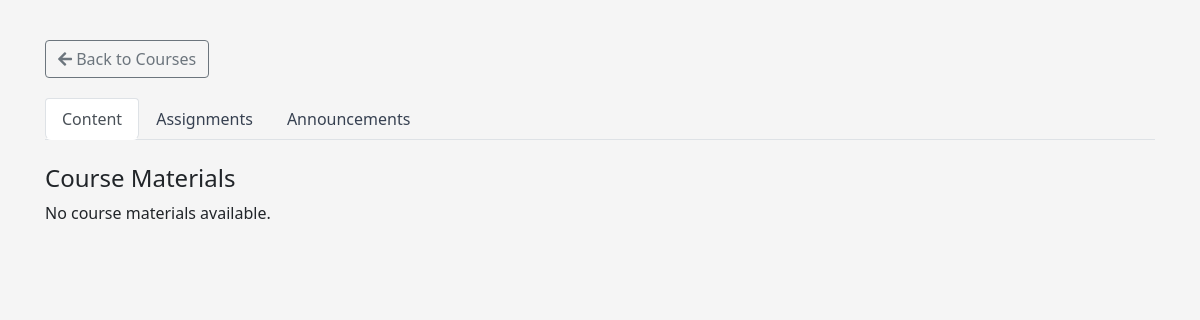
/1, run on an earlier commit of the app's database.
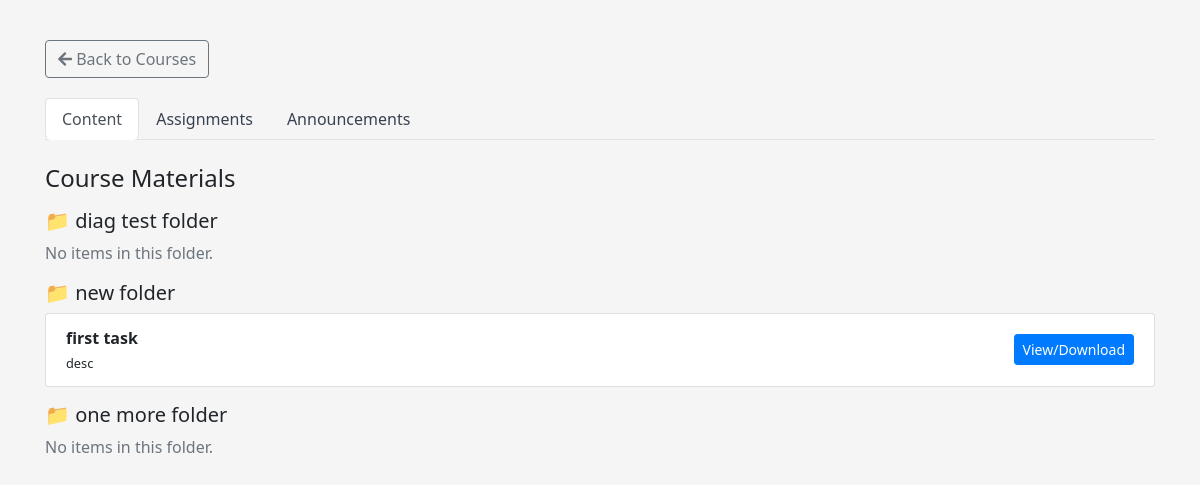
And on a later commit of the database.
### yonca/models/__init__.py (models this page shows, shortened)
class CourseContentFolder(db.Model):
    id = db.Column(db.Integer, primary_key=True)
    course_id = db.Column(db.Integer, db.ForeignKey('course.id'), nullable=False)
    title = db.Column(db.String(200), nullable=False)
    description = db.Column(db.Text)
    order = db.Column(db.Integer, default=0)
    created_at = db.Column(db.DateTime, server_default=db.func.now())
    course = db.relationship('Course', backref=db.backref('content_folders', lazy='dynamic'))

class CourseContent(db.Model):
    id = db.Column(db.Integer, primary_key=True)
    course_id = db.Column(db.Integer, db.ForeignKey('course.id'), nullable=False)
    title = db.Column(db.String(200), nullable=False)
    description = db.Column(db.Text)
    content_type = db.Column(db.String(50), default='text')  # text, video, file, link
    content_data = db.Column(db.Text)  # URL, file path, or text content
    order = db.Column(db.Integer, default=0)
    is_published = db.Column(db.Boolean, default=True)
    created_at = db.Column(db.DateTime, server_default=db.func.now())
    course = db.relationship('Course', backref=db.backref('contents', lazy='dynamic'))
    folder_id = db.Column(db.Integer, db.ForeignKey('course_content_folder.id'), nullable=True)
    folder = db.relationship('CourseContentFolder', backref=db.backref('items', lazy='dynamic'))

### yonca/routes/__init__.py (the view, shortened to what this page needs)
@main_bp.route('/<path:course_slug>', methods=['GET', 'POST'])
def course_page(course_slug):
    from yonca.models import Course, HomeContent, CourseContent, CourseAssignment, CourseAnnouncement, db
    from slugify import slugify
    if course_slug.startswith('course/'):
        course_slug = course_slug[7:]  # Remove 'course/'
    course = None
    courses = Course.query.all()
    for c in courses:
        if slugify(c.title) == course_slug:
            course = c
            break
    if not course and course_slug:
        parts = course_slug.split('-')
        if parts and parts[-1].isdigit():
            course_id = int(parts[-1])
            course = Course.query.get(course_id)
    if not course and course_slug:
        for c in courses:
            slug = slugify(c.title)
            if slug in course_slug or course_slug.startswith(slug):
                course = c
                break
    if not course:
        from flask import abort
        abort(404)
    home_content = HomeContent.query.filter_by(is_active=True).first() or HomeContent()
    contents = CourseContent.query.filter_by(course_id=course.id, is_published=True).order_by(CourseContent.order).all()
    from yonca.models import CourseContentFolder
    content_folders = CourseContentFolder.query.filter_by(course_id=course.id).order_by(CourseContentFolder.order).all()
    assignments = CourseAssignment.query.filter_by(course_id=course.id, is_published=True).order_by(CourseAssignment.due_date).all()
    announcements = CourseAnnouncement.query.filter_by(course_id=course.id, is_published=True).order_by(CourseAnnouncement.created_at.desc()).all()
    from yonca.models import CourseAnnouncementReply
    if current_user.is_authenticated and getattr(current_user, 'is_teacher', False):
        from yonca.models import CourseAssignmentSubmission, CourseAnnouncementReply
        return render_template('course_editor.html',
                     course=course,
                     slug=slugify(course.title),
                     contents=contents,
                     content_folders=content_folders,
                     assignments=assignments,
                     announcements=announcements,
                     CourseAssignmentSubmission=CourseAssignmentSubmission,
                     CourseAnnouncementReply=CourseAnnouncementReply)
    else:
        from yonca.models import CourseAssignmentSubmission
        return render_template('course_page.html',
                     course=course,
                     home_content=home_content,
                     current_locale=get_locale(),
                     is_authenticated=current_user.is_authenticated,
                     contents=contents,
                     content_folders=content_folders,
                     assignments=assignments,
                     announcements=announcements,
                     CourseAnnouncementReply=CourseAnnouncementReply,
                     CourseAssignmentSubmission=CourseAssignmentSubmission)

### yonca/templates/course_page.html (shortened to what this page needs)
{% extends 'base.html' %}
{% block content %}
<div class="container" style="margin-top:40px;">
    <div style="margin-bottom: 20px;">
        <a href="#" class="btn btn-outline-secondary" onclick="window.location.replace('/courses'); return false;">
            <i class="fa fa-arrow-left"></i> Back to Courses
        </a>
    </div>
    <ul class="nav nav-tabs" id="courseTabs" role="tablist">
        <li class="nav-item">
            <a class="nav-link active" id="content-tab" data-toggle="tab" href="#content" role="tab">Content</a>
        </li>
        <li class="nav-item">
            <a class="nav-link" id="assignments-tab" data-toggle="tab" href="#assignments" role="tab">Assignments</a>
        </li>
        <li class="nav-item">
            <a class="nav-link" id="announcements-tab" data-toggle="tab" href="#announcements" role="tab">Announcements</a>
        </li>
    </ul>
    <div class="tab-content" id="courseTabsContent">
        <div class="tab-pane fade show active" id="content" role="tabpanel">
            <h4 class="mt-4">Course Materials</h4>
            {% if content_folders and content_folders|length > 0 %}
                {% for folder in content_folders %}
                    <h5 class="mt-3">📁 {{ folder.title }}</h5>
                    {% set folder_items = contents | selectattr('folder_id','equalto', folder.id) | list %}
                    {% if folder_items and folder_items|length > 0 %}
                        <ul class="list-group mb-3">
                            {% for item in folder_items %}
                            <li class="list-group-item d-flex justify-content-between align-items-center">
                                <div>
                                    <strong>{{ item.title }}</strong><br>
                                    <small>{{ item.description }}</small>
                                </div>
                                <a href="{{ item.content_data }}" class="btn btn-sm btn-primary" target="_blank">View/Download</a>
                            </li>
                            {% endfor %}
                        </ul>
                    {% else %}
                        <p class="text-muted">No items in this folder.</p>
                    {% endif %}
                {% endfor %}
            {% endif %}
            {% set unassigned = contents | selectattr('folder_id','equalto', None) | list %}
            {% if unassigned and unassigned|length > 0 %}
                <h5 class="mt-3">Unsorted</h5>
                <ul class="list-group mb-4">
                    {% for item in unassigned %}
                    <li class="list-group-item d-flex justify-content-between align-items-center">
                        <div>
                            <strong>{{ item.title }}</strong><br>
                            <small>{{ item.description }}</small>
                        </div>
                        <a href="{{ item.content_data }}" class="btn btn-sm btn-primary" target="_blank">View/Download</a>
                    </li>
                    {% endfor %}
                </ul>
            {% elif not content_folders %}
                {% if contents %}
                <ul class="list-group mb-4">
                    {% for item in contents %}
                    <li class="list-group-item d-flex justify-content-between align-items-center">
                        <div>
                            <strong>{{ item.title }}</strong><br>
                            <small>{{ item.description }}</small>
                        </div>
                        <a href="{{ item.content_data }}" class="btn btn-sm btn-primary" target="_blank">View/Download</a>
                    </li>
                    {% endfor %}
                </ul>
                {% else %}
                <p>No course materials available.</p>
                {% endif %}
            {% endif %}
        </div>
    </div>
</div>
{% endblock %}

What changed in the data, as far as the page shows it:
added CourseContentFolder: title "diag test folder", shows "No items in this folder."
added CourseContentFolder: title "new folder"
added CourseContent: title "first task", description "desc"
added CourseContentFolder: title "one more folder", shows "No items in this folder."
Also different on the page:
text no longer shown: "No course materials available."
